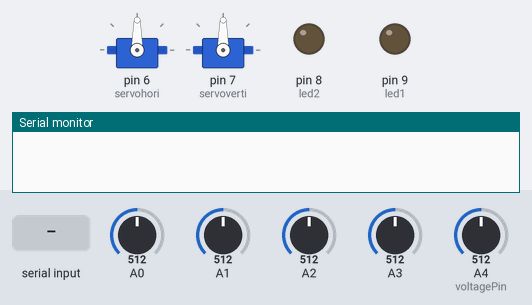
The sketch below on a simulated Arduino Uno, built with avr-gcc and run on an emulated ATmega328P. On the bench: 2 × servo, output pins drawn as LEDs (lit = HIGH), the last lines printed to the serial monitor. The inputs (shaded band) are chosen by the test bench; at power-on: A1 = 512, A0 = 512, A3 = 512, A2 = 512, A4 (voltagePin) = 512.

Above: at 1.2 s.
1.3 s: "4\n" received over Serial
At 2.0 s:
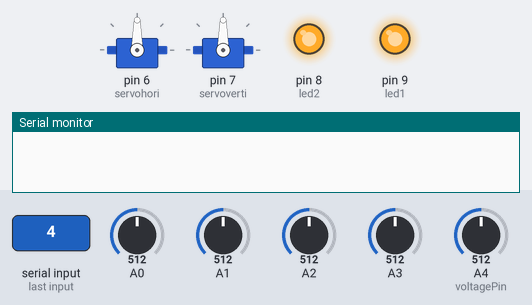
2.8 s: byte 49 ('1') received over Serial
5.4 s: "5\n" received over Serial
At 7.2 s:
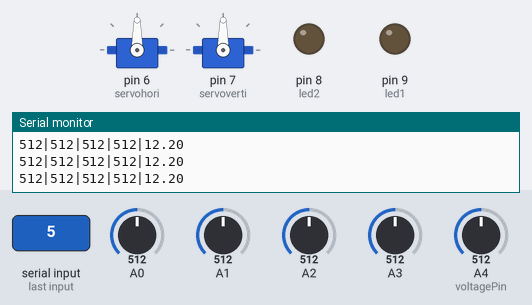
7.8 s: A1 set to 716
At 9.4 s:
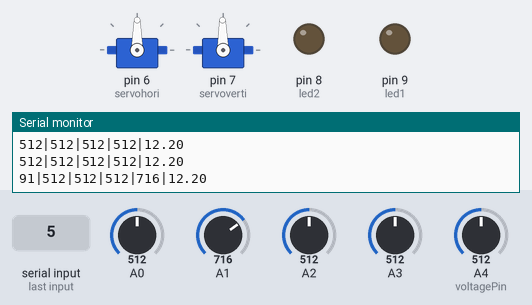
10.8 s: A0 set to 716
At 11.3 s:
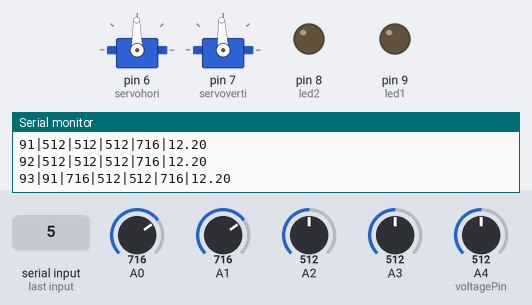
13.5 s: A3 set to 716
At 21.35 s:
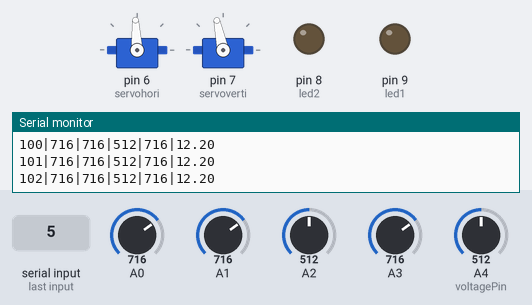
Timing chart, 0 to 21.5 s (numbered marks = the images above; inputs shaded):
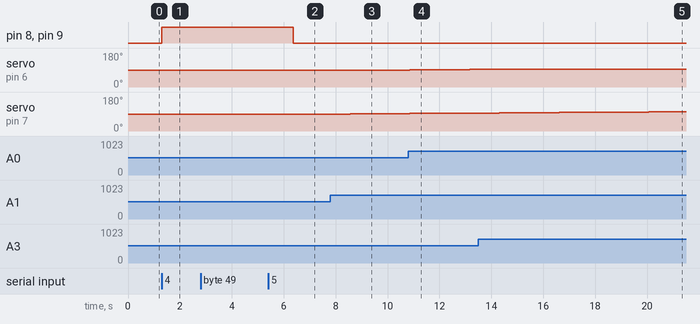

The sketch:

Solar_Tracking_Brute_Force_Algorithm.ino
```cpp
#include <Servo.h>

Servo servohori; //horizontal servo(BOTTOM SERVO)
int servoh = 0; //assign servo at 0 degree
int servohLimitHigh = 180; //maximum range of servo is 180 degree(it is variable you can also change)
int servohLimitLow = 0;   //minimum range of servo is 10 degree(it is variable you can also change)
const int voltagePin = A4;
float voltage = 0;

Servo servoverti; //vertical servo(TOP SERVO)
int servov = 0;
int servovLimitHigh = 115;
int servovLimitLow = 65;

int sensorRight = A0; // select the input pin for LDR
int sensorRightValue = 0; // variable to store the value coming from the sensor

int sensorTop = A2; // select the input pin for LDR
int sensorTopValue = 0; // variable to store the value coming from the sensor

int sensorButtom = A1; // select the input pin for LDR
int sensorButtomValue = 0; // variable to store the value coming from the sensor

int sensorLeft = A3; // select the input pin for LDR
int sensorLeftValue = 0; // variable to store the value coming from the sensor

int pos = 0;    // variable to store the servo position
int sensitivity = 1;
int sampling = 1;
char val = ' ';
char valtemp = ' ';
int led1 = 9;
int led2 = 8;

void setup() {
  servohori.attach(6);  // attaches the servo on pin 9 to the servo object
  servoverti.attach(7);
  Serial.begin(9600); //sets serial port for communication
  servoverti.write(90);
  servohori.write(90);
  pinMode(led1, OUTPUT);
  pinMode(led2, OUTPUT);
}

void loop()
{
  if (Serial.available() > 0)
  {
   val = Serial.read();
   if (val == '1')
   {
    while(true)
    {
    sensorRightValue = AverageSample(sensorRightValue, sensorRight, sampling);
    sensorTopValue = AverageSample(sensorTopValue, sensorTop, sampling);
    sensorButtomValue = AverageSample(sensorButtomValue, sensorButtom, sampling);
    sensorLeftValue = AverageSample(sensorLeftValue, sensorLeft, sampling);

    //Reading Motors Angles
    servov = servoverti.read();
    servoh = servohori.read();
     //Value of Top Sensor is Greater and Buttom Sensor
    if (sensorTopValue > sensorButtomValue)
    {
      if (servov < servovLimitLow)
      {
       servov = servovLimitLow;
      }
      servov=servov-sensitivity;
      servoverti.write(servov);
      //Serial.print("Vertical Angle: ");
      Serial.print(servov);
      Serial.print("|");

      //Left and Right Movement
      if (sensorLeftValue > sensorRightValue)
      {
        if (servoh > servohLimitHigh-45)
        {
        servoh = servohLimitHigh-45;
        }
        servoh=servoh+sensitivity;
        servohori.write(servoh);
        //Serial.print("Horizontal Angle: ");
        Serial.print(servoh);
        Serial.print("|");
      }
      else if (sensorRightValue > sensorLeftValue)
      {
        if (servoh < servohLimitLow+45)
      {
        servoh = servohLimitLow+45;
      }
        servoh=servoh-sensitivity;
        servohori.write(servoh);
        //Serial.print("Horizontal Angle: ");
        Serial.print(servoh);
        Serial.print("|");
      }

       delay(8);
      }

   //Value of Top Sensor is Less and Buttom Sensor
    if (sensorTopValue < sensorButtomValue)
    {
      if (servov > servovLimitHigh)
      {
       servov = servovLimitHigh;
      }
      servov=servov+sensitivity;
      servoverti.write(servov);
      //Serial.print("Vertical Angle: ");
      Serial.print(servov);
      Serial.print("|");

      //Left and Right Movement
      if (sensorLeftValue < sensorRightValue)
      {
        if (servoh > servohLimitHigh-45)
        {
        servoh = servohLimitHigh-45;
        }
        servoh=servoh+sensitivity;
        servohori.write(servoh);
        //Serial.print("Horizontal Angle: ");
        Serial.print(servoh);
        Serial.print("|");

      }
      else if (sensorRightValue < sensorLeftValue)
      {
        if (servoh < servohLimitLow+45)
      {
        servoh = servohLimitLow+45;
      }
        servoh=servoh-sensitivity;
        servohori.write(servoh);
        //Serial.print("Horizontal Angle: ");
        Serial.print(servoh);
        Serial.print("|");
      }
       delay(8);
      }
      print();
      voltage = Voltage_Reading();
      Serial.print(voltage);
      Serial.print("\n"); //prints the values coming from the sensor on the screens
      delay(100);

      if (Serial.available() > 0) {  // check if data is available
        char incomingByte = Serial.read();  // read the incoming byte
        if (incomingByte == '2') {  // if the byte is '0'
          break;  // exit the loop
        }
        if (incomingByte == '4')
        {
          digitalWrite(led1, HIGH); // turn the LED on (HIGH is the voltage level)
          digitalWrite(led2, HIGH); // turn the LED on (HIGH is the voltage level)
        }

        else if (incomingByte == '5')
        {
          digitalWrite(led1, LOW); // turn the LED on (HIGH is the voltage level)
          digitalWrite(led2, LOW); // turn the LED on (HIGH is the voltage level)
        }
      }

    delay(1000);

    }
  }

  if (val == '3')
  {
    servoverti.write(90);
    servohori.write(90);
  }

  if (val == '4')
  {
    digitalWrite(led1, HIGH); // turn the LED on (HIGH is the voltage level)
    digitalWrite(led2, HIGH); // turn the LED on (HIGH is the voltage level)
  }

  else if (val == '5')
  {
    digitalWrite(led1, LOW); // turn the LED on (HIGH is the voltage level)
    digitalWrite(led2, LOW); // turn the LED on (HIGH is the voltage level)
  }
}

}

void sensorReadWithText(int sensor, int value)
{
  value = analogRead(sensor); // read the value from the sensor
  Serial.print(value); //prints the values coming from the sensor on the screen
  Serial.print("|"); //prints the values coming from the sensor on the screen
}

int sensorRead(int sensor, int value)
{
  value = analogRead(sensor); // read the value from the sensor
  return value;
}

void print()
{
  //Serial.print("Right Sensor:");
  sensorReadWithText(sensorRight,sensorRightValue);
  //Serial.print("Left Sensor:");
  sensorReadWithText(sensorLeft,sensorLeftValue);
  //Serial.print("Top Sensor:");
  sensorReadWithText(sensorTop,sensorTopValue);
  //Serial.print("Buttom Sensor:");
  sensorReadWithText(sensorButtom,sensorButtomValue);
}

int AverageSample(int value, int sensor, int sampSize)
{
  int average = 0;
  for(int i = 0; i <= sampSize; i++)
    {
      value = analogRead(sensor);
      average = average + value; // read the value from the sensor
      delay(5);
    }
  return average/sampSize;
}


float Voltage_Reading()
{
  int sensorValue = analogRead(voltagePin);
  float voltage = sensorValue * (5.0 / 1023.0) + 9.7;
  return voltage;
}
```

Measured:
- after the input at 1.3 s, pin 8 (led2), pin 9 (led1): LOW → HIGH at once
- after the input at 5.4 s, pin 8 (led2), pin 9 (led1): HIGH → LOW after 0.97 s
- after the input at 7.8 s, servo on pin 7 (servoverti): 90° → 91° after 0.76 s, → 92° 1.2 s later
- after the input at 10.8 s, servo on pin 6 (servohori): 90° → 91° after 0.06 s, → 92° 1.2 s later, → 93° 1.2 s later
- after the input at 13.5 s, servo on pin 6 (servohori): stays 93° (without the input it goes to 94° after 0.81 s)
